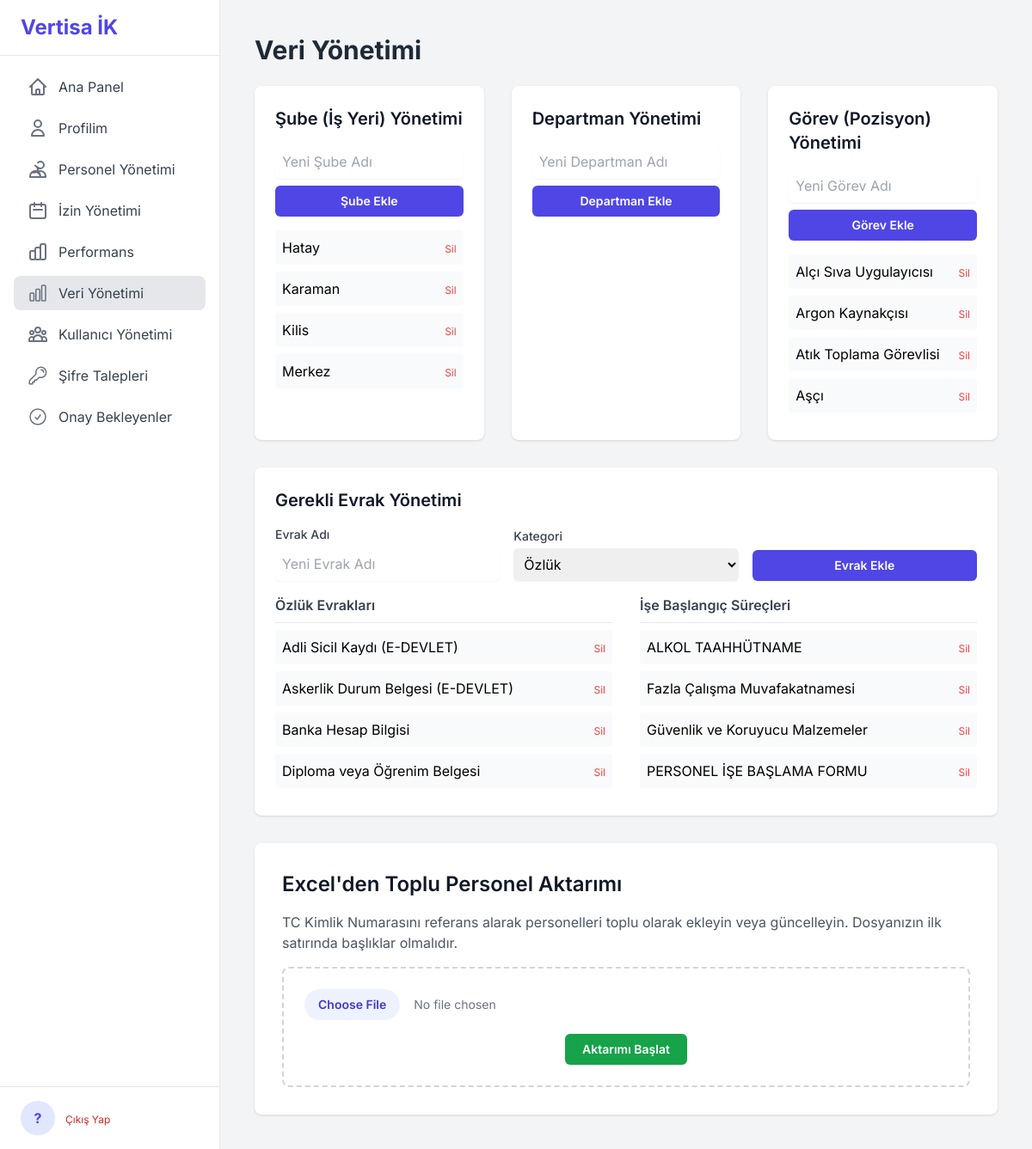
Screenshot of /data_management/ (signed in) with the database file from the repository.
### tables this page shows
CREATE TABLE subeler (id INTEGER PRIMARY KEY AUTOINCREMENT, sube_adi TEXT UNIQUE NOT NULL COLLATE NOCASE);

CREATE TABLE gorevler (id INTEGER PRIMARY KEY AUTOINCREMENT, gorev_adi TEXT UNIQUE NOT NULL COLLATE NOCASE);

CREATE TABLE evrak_tipleri (
        id INTEGER PRIMARY KEY AUTOINCREMENT,
        evrak_adi TEXT UNIQUE NOT NULL COLLATE NOCASE,
        kategori TEXT NOT NULL
    );

### app/data_management.py (the view, shortened to what this page needs)
@bp.route('/', methods=['GET', 'POST'])
@admin_required
def manage():
    db = g.db
    subeler = db.execute("SELECT * FROM subeler ORDER BY sube_adi").fetchall()
    departmanlar = db.execute("SELECT * FROM departmanlar ORDER BY departman_adi").fetchall()
    gorevler = db.execute("SELECT * FROM gorevler ORDER BY gorev_adi").fetchall()
    evrak_tipleri = db.execute("SELECT * FROM evrak_tipleri ORDER BY kategori, evrak_adi").fetchall()
    return render_template('data_management.html', subeler=subeler, departmanlar=departmanlar, gorevler=gorevler, evrak_tipleri=evrak_tipleri)

### app/auth.py (called while the page is built)
def admin_required(view):
    @wraps(view)
    def wrapped_view(**kwargs):
        if session.get('role') != 'admin':
            flash("Bu sayfaya erişim yetkiniz bulunmamaktadır.", "danger")
            return redirect(url_for('dashboard.index'))
        return view(**kwargs)
    return wrapped_view

### app/templates/data_management.html (shortened to what this page needs)
{% extends "base.html" %}
{% block content %}
<div class="flex justify-between items-center mb-6">
    <h1 class="text-3xl font-bold text-gray-800">Veri Yönetimi</h1>
</div>
<div class="space-y-8">
    <div class="grid grid-cols-1 lg:grid-cols-3 gap-8">
        <div class="bg-white rounded-lg shadow p-6">
            <h2 class="text-xl font-semibold text-gray-900 mb-4">Şube (İş Yeri) Yönetimi</h2>
            <form action="{{ url_for('data_management.manage') }}" method="POST" class="space-y-2 mb-4">
                <input type="text" name="name" class="block w-full rounded-md border-gray-300 shadow-sm p-2" placeholder="Yeni Şube Adı" required>
                <button type="submit" class="w-full rounded-md bg-indigo-600 px-4 py-2 text-sm font-semibold text-white shadow-sm hover:bg-indigo-500">Şube Ekle</button>
            </form>
            <ul class="space-y-2 h-48 overflow-y-auto">
                {% for sube in subeler %}
                <li class="flex justify-between items-center p-2 bg-gray-50 rounded">
                    <span>{{ sube.sube_adi }}</span>
                    <form action="{{ url_for('data_management.delete', entity='sube', entity_id=sube.id) }}" method="POST" onsubmit="return confirm('Bu şubeyi silmek istediğinizden emin misiniz?');">
                        <button type="submit" class="text-red-500 hover:text-red-700 text-xs">Sil</button>
                    </form>
                </li>
                {% endfor %}
            </ul>
        </div>
        <div class="bg-white rounded-lg shadow p-6">
            <h2 class="text-xl font-semibold text-gray-900 mb-4">Departman Yönetimi</h2>
            <form action="{{ url_for('data_management.manage') }}" method="POST" class="space-y-2 mb-4">
                <input type="text" name="name" class="block w-full rounded-md border-gray-300 shadow-sm p-2" placeholder="Yeni Departman Adı" required>
                <button type="submit" class="w-full rounded-md bg-indigo-600 px-4 py-2 text-sm font-semibold text-white shadow-sm hover:bg-indigo-500">Departman Ekle</button>
            </form>
            <ul class="space-y-2 h-48 overflow-y-auto">
            </ul>
        </div>
        <div class="bg-white rounded-lg shadow p-6">
            <h2 class="text-xl font-semibold text-gray-900 mb-4">Görev (Pozisyon) Yönetimi</h2>
            <form action="{{ url_for('data_management.manage') }}" method="POST" class="space-y-2 mb-4">
                <input type="text" name="name" class="block w-full rounded-md border-gray-300 shadow-sm p-2" placeholder="Yeni Görev Adı" required>
                <button type="submit" class="w-full rounded-md bg-indigo-600 px-4 py-2 text-sm font-semibold text-white shadow-sm hover:bg-indigo-500">Görev Ekle</button>
            </form>
            <ul class="space-y-2 h-48 overflow-y-auto">
                {% for gorev in gorevler %}
                <li class="flex justify-between items-center p-2 bg-gray-50 rounded">
                    <span>{{ gorev.gorev_adi }}</span>
                     <form action="{{ url_for('data_management.delete', entity='gorev', entity_id=gorev.id) }}" method="POST" onsubmit="return confirm('Bu görevi silmek istediğinizden emin misiniz?');">
                        <button type="submit" class="text-red-500 hover:text-red-700 text-xs">Sil</button>
                    </form>
                </li>
                {% endfor %}
            </ul>
        </div>
    </div>
    <div class="bg-white rounded-lg shadow p-6">
        <h2 class="text-xl font-semibold text-gray-900 mb-4">Gerekli Evrak Yönetimi</h2>
        <form action="{{ url_for('data_management.manage') }}" method="POST" class="grid grid-cols-1 md:grid-cols-3 gap-4 items-end mb-4">
            <div class="md:col-span-1">
                <label for="evrak_adi" class="block text-sm font-medium text-gray-700">Evrak Adı</label>
                <input type="text" name="name" id="evrak_adi" class="mt-1 block w-full rounded-md border-gray-300 shadow-sm p-2" placeholder="Yeni Evrak Adı" required>
            </div>
            <div class="md:col-span-1">
                <label for="kategori" class="block text-sm font-medium text-gray-700">Kategori</label>
                <select name="kategori" id="kategori" class="mt-1 block w-full rounded-md border-gray-300 shadow-sm p-2">
                    <option value="Özlük">Özlük</option>
                </select>
            </div>
            <div class="md:col-span-1">
                <button type="submit" class="w-full rounded-md bg-indigo-600 px-4 py-2 text-sm font-semibold text-white shadow-sm hover:bg-indigo-500">Evrak Ekle</button>
            </div>
        </form>
        <div class="grid grid-cols-1 md:grid-cols-2 gap-x-8">
            <div>
                <h3 class="font-semibold text-gray-700 border-b pb-2 mb-2">Özlük Evrakları</h3>
                <ul class="space-y-2 h-48 overflow-y-auto">
                    {% for evrak in evrak_tipleri %}{% if evrak.kategori == 'Özlük' %}
                    <li class="flex justify-between items-center p-2 bg-gray-50 rounded">
                        <span>{{ evrak.evrak_adi }}</span>
                        <form action="{{ url_for('data_management.delete', entity='evrak', entity_id=evrak.id) }}" method="POST" onsubmit="return confirm('Bu evrak tipini silmek istediğinizden emin misiniz?');">
                            <button type="submit" class="text-red-500 hover:text-red-700 text-xs">Sil</button>
                        </form>
                    </li>
                    {% endif %}{% endfor %}
                </ul>
            </div>
            <div>
                <h3 class="font-semibold text-gray-700 border-b pb-2 mb-2">İşe Başlangıç Süreçleri</h3>
                <ul class="space-y-2 h-48 overflow-y-auto">
                    {% for evrak in evrak_tipleri %}{% if evrak.kategori == 'İşe Başlangıç' %}
                    <li class="flex justify-between items-center p-2 bg-gray-50 rounded">
                        <span>{{ evrak.evrak_adi }}</span>
                        <form action="{{ url_for('data_management.delete', entity='evrak', entity_id=evrak.id) }}" method="POST" onsubmit="return confirm('Bu evrak tipini silmek istediğinizden emin misiniz?');">
                            <button type="submit" class="text-red-500 hover:text-red-700 text-xs">Sil</button>
                        </form>
                    </li>
                    {% endif %}{% endfor %}
                </ul>
            </div>
        </div>
    </div>
    <div class="bg-white rounded-lg shadow p-8">
        <h2 class="text-2xl font-semibold text-gray-900 mb-4">Excel'den Toplu Personel Aktarımı</h2>
        <p class="text-gray-600 mb-4">TC Kimlik Numarasını referans alarak personelleri toplu olarak ekleyin veya güncelleyin. Dosyanızın ilk satırında başlıklar olmalıdır.</p>
        <form action="{{ url_for('data_management.import_excel') }}" method="POST" enctype="multipart/form-data" class="border-2 border-dashed border-gray-300 rounded-lg p-6 text-center">
            <input type="file" name="excel_file" required accept=".xlsx, .xls, .csv" class="block w-full text-sm text-gray-500 file:mr-4 file:py-2 file:px-4 file:rounded-full file:border-0 file:text-sm file:font-semibold file:bg-indigo-50 file:text-indigo-700 hover:file:bg-indigo-100">
            <button type="submit" class="mt-4 rounded-md bg-green-600 px-5 py-2 text-sm font-semibold text-white shadow-sm hover:bg-green-700">Aktarımı Başlat</button>
        </form>
    </div>
</div>
{% endblock %}

### app/templates/base.html (style rules this page uses)
body { font-family: 'Inter', sans-serif; }

### rows the page displays
subeler: sube_adi "Hatay"
subeler: sube_adi "Karaman"
subeler: sube_adi "Kilis"
subeler: sube_adi "Merkez"
gorevler: gorev_adi "Alçı Sıva Uygulayıcısı"
gorevler: gorev_adi "Argon Kaynakçısı"
gorevler: gorev_adi "Atık Toplama Görevlisi"
gorevler: gorev_adi "Aşçı"
evrak_tipleri: evrak_adi "Adli Sicil Kaydı (E-DEVLET)"
evrak_tipleri: evrak_adi "Askerlik Durum Belgesi (E-DEVLET)"
evrak_tipleri: evrak_adi "Banka Hesap Bilgisi"
evrak_tipleri: evrak_adi "Diploma veya Öğrenim Belgesi"
evrak_tipleri: evrak_adi "ALKOL TAAHHÜTNAME"
evrak_tipleri: evrak_adi "Fazla Çalışma Muvafakatnamesi"
evrak_tipleri: evrak_adi "Güvenlik ve Koruyucu Malzemeler"
evrak_tipleri: evrak_adi "PERSONEL İŞE BAŞLAMA FORMU"

### other values shown
{{ session.ad_soyad[0]|upper if session.ad_soyad else '?' }} "?"
